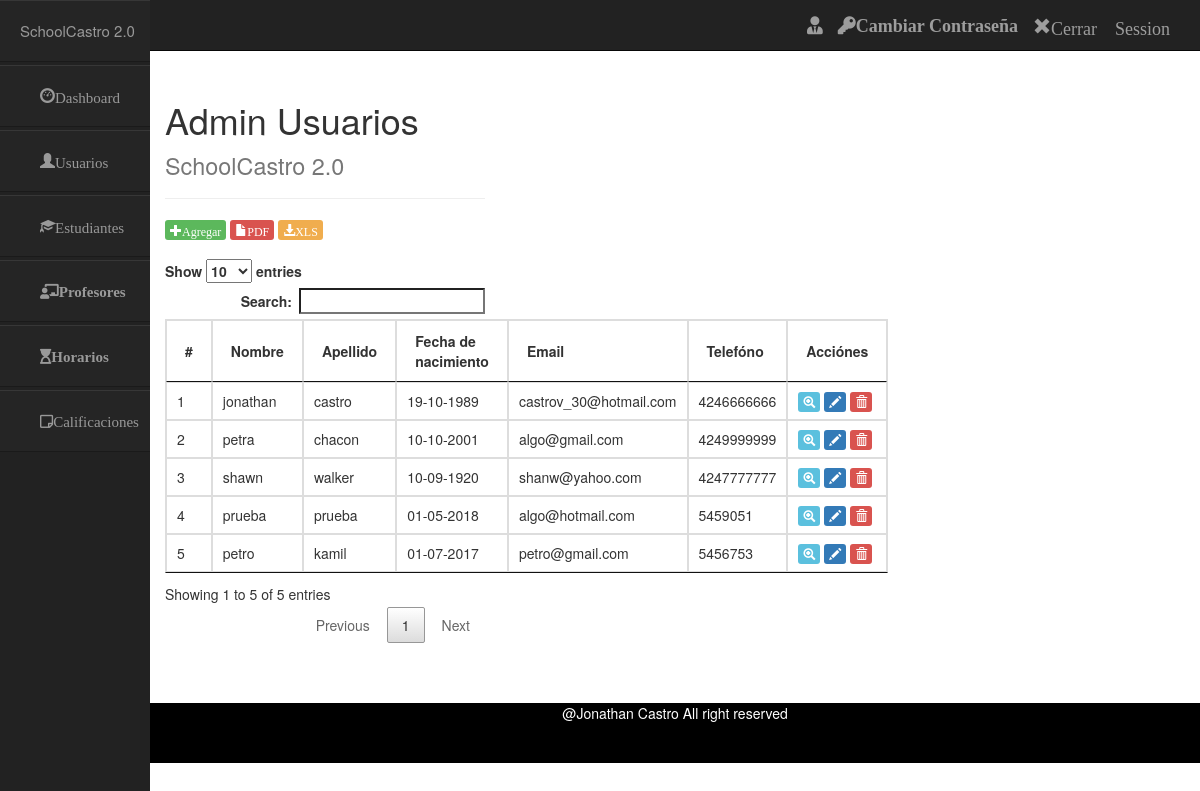
/index.php/usuarios_controller, run on an earlier commit of the app's database.
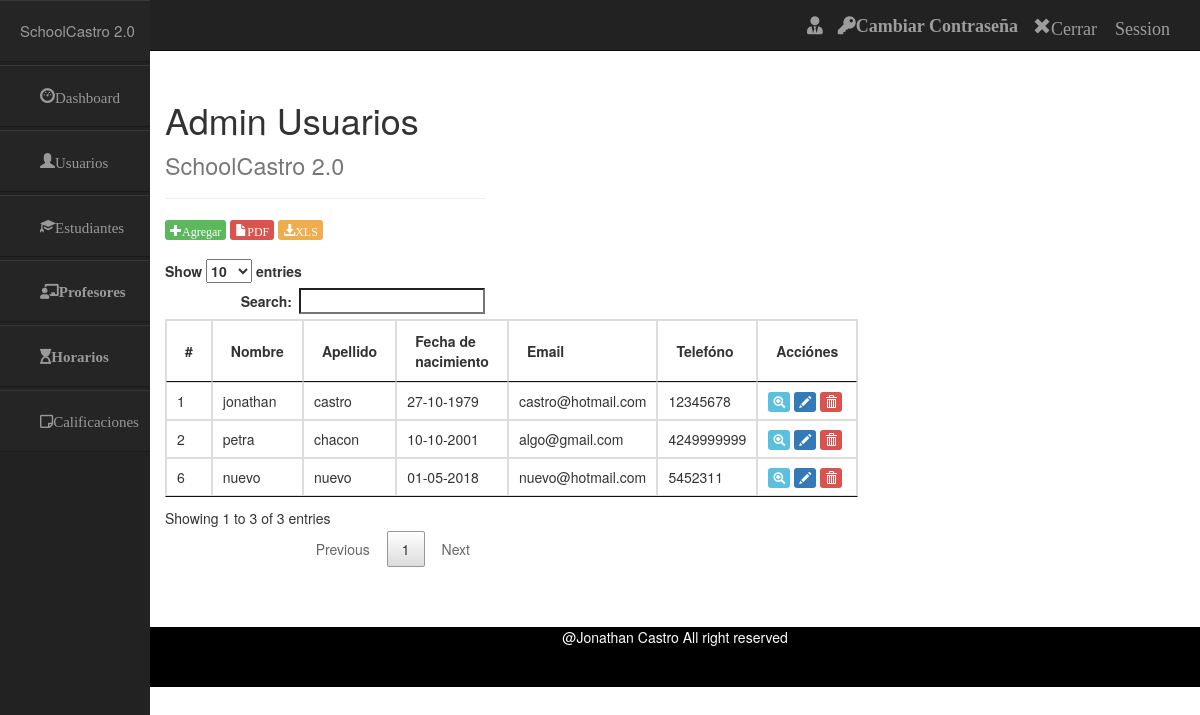
And on a later commit of the database.
### tables this page shows
CREATE TABLE `usuarios` (
  `id` int(50) NOT NULL,
  `nombre` varchar(50) NOT NULL,
  `apellido` varchar(50) NOT NULL,
  `nacimiento` varchar(50) NOT NULL,
  `email` varchar(50) NOT NULL,
  `telefono` bigint(50) NOT NULL,
  `usuario` varchar(50) NOT NULL,
  `contrasena` varchar(50) NOT NULL
);

### application/controllers/Usuarios_controller.php (called while the page is built, shortened)
<?php
class Usuarios_controller extends CI_Controller {
	public function index()
	{
		$data['usuario'] = $this->session->userdata('usuario');
		$data['contrasena'] = $this->session->userdata('contrasena');
		$data['datos'] = $this->usuarios_model->seleccionarUsuarios();
		$this->load->view('include/header');
		$this->load->view('include/navbar',$data);
		$this->load->view('include/sidebar');
		$this->load->view('admin/usuarios',$data);
		$this->load->view('include/footer');
	}
}

### index.php (called while the page is built, shortened)
<?php
require_once BASEPATH.'core/CodeIgniter.php';

### application/models/Usuarios_model.php (called while the page is built, shortened)
<?php
class Usuarios_model extends CI_Model {
	public function seleccionarUsuarios()
	{
		$sql = "SELECT id,nombre,apellido,nacimiento,email,telefono
		 from usuarios";
		$query = $this->db->query($sql);
		return $query->result();
	}
}

### application/views/admin/usuarios.php (the view, shortened to what this page needs)
<br>
<br>
<br>
	<div class="row col-md-4 col-md-offset-4">
		<div class="page-header">
  			<h1>Admin Usuarios <small>SchoolCastro 2.0</small></h1>
		</div>
		<div>
			<a ><span class="btn-success btn-xs glyphicon glyphicon-plus" data-toggle="modal" data-target="#login-modal" id="">Agregar</span></a>
			<a  href="<?php echo base_url();?>index.php/usuarios_controller/reporteUsuarios"><span class="btn-danger  btn-xs glyphicon glyphicon-file">PDF</span></a>
			<a  href="<?php echo base_url();?>index.php/usuarios_controller/reporte"><span class="btn-warning  btn-xs glyphicon glyphicon-download-alt">XLS</span></a>
		</div>
		<br>
		<table id="tabla" class="table-responsive table-hover table-bordered" >
	                    <thead>
	                        <tr>
	                            <th >#</th>
	                            <th >Nombre</th>
	                            <th >Apellido</th>
	                            <th >Fecha de nacimiento</th>
	                            <th >Email</th>
	                            <th >Telefóno</th>
	                            <th >Acciónes</th>
			                 </tr>
			               </thead>
			 <tbody>
			<?php
		foreach ($datos as $dato) {
			?>
		<tr>
		<td><?php echo $dato->id ?> </td>
		<td><?php echo $dato->nombre ?> </td>
		<td><?php echo $dato->apellido ?> </td>
		<td><?php echo $dato->nacimiento ?> </td>
		<td><?php echo $dato->email ?> </td>
		<td><?php echo $dato->telefono ?> </td>
		<td >
		<a href="<?php echo base_url();?>index.php/usuarios_controller/ver"><span class="btn-info btn-xs glyphicon glyphicon-zoom-in" data-toggle="ver" title="Ver"></span></a>
		 <a  href="<?php echo base_url("index.php/usuarios_controller/editar/$dato->id") ?>" ><span class="btn-primary btn-xs glyphicon glyphicon-pencil" data-toggle="editar" title="Editar"></span></a>
		 <a id="eliminar"  href="<?php echo base_url("index.php/usuarios_controller/eliminar/$dato->id") ?>" ><span class="btn-danger btn-xs glyphicon glyphicon-trash" data-toggle="eliminar" title="Eliminar"></span></a>
		</td>
		</tr>
		<?php
		}
		?>
	</tbody>
</table>
<br>
<br>
<br>
</div>

### application/views/include/header.php (shortened to what this page needs)
<!DOCTYPE html>
<html lang="en">
<head>
	<link rel="stylesheet" type="text/css" href="<?php echo base_url();?>assets/css/bootstrap.min.css">
	<link rel="stylesheet" type="text/css" href="<?php echo base_url();?>assets/css/styles_login.css">
	<link rel="stylesheet" type="text/css" href="<?php echo base_url();?>assets/css/styles_sidebar.css">
	<link rel="stylesheet" type="text/css" href="<?php echo base_url();?>assets/css/styles_footer.css">
	<link rel="stylesheet" type="text/css" href="<?php echo base_url();?>assets/css/styles_modal.css">
	<link rel="stylesheet" type="text/css" href="<?php echo base_url();?>assets/css/fullcalendar.css">
	<link rel="stylesheet" type="text/css" href="<?php echo base_url();?>assets/css/fullcalendar.print.css" media='print'>
 	<link rel="stylesheet" type="text/css" href="<?php echo base_url();?>assets/css/fontawesome-all.css">
	<link rel="stylesheet" type="text/css" href="<?php echo base_url();?>assets/css/jquery-ui.css">
	<link rel="stylesheet" type="text/css" href="<?php echo base_url();?>assets/css/jquery.dataTables.min.css">
</head>
<body>

### application/views/include/navbar.php (shortened to what this page needs)
<nav class="navbar navbar-inverse navbar-fixed-top" role="navigation">
       <div class="container">
           <div class="collapse navbar-collapse" id="bs-example-navbar-collapse-1">
               <ul class="nav navbar-nav navbar-right">
                   <li>
                        <a class="navbar-brand fas fa-user-tie"><?php echo $usuario; ?></a>
                   </li>
                   <li>
                        <a class="navbar-brand fas fa-key" href="<?php echo base_url();?>index.php/login_controller/adminPass">Cambiar Contraseña</a>
                   </li>
                    <li>
                        <a class="navbar-brand glyphicon glyphicon-remove" href="<?php echo base_url();?>index.php/login_controller/cerrarSession">Cerrar Session</a>
                   </li>
               </ul>
           </div>
       </div>
   </nav>

### application/views/include/sidebar.php
<div id="wrapper" class="active">
      <div id="sidebar-wrapper">
      <ul id="sidebar_menu" class="sidebar-nav">
           <li class="sidebar-brand"><a id="menu-toggle" href="#">SchoolCastro 2.0</a></li>
      </ul>
        <ul class="sidebar-nav" id="sidebar">
                    <li class="sidebar-brand">
                        <a href="<?php echo base_url();?>index.php/dashboard_controller">
                            <span class="glyphicon glyphicon-dashboard" >Dashboard</span>
                        </a>
                    </li>
                    <li class="sidebar-brand">
                        <a href="<?php echo base_url();?>index.php/usuarios_controller">
                            <span class="glyphicon glyphicon-user">Usuarios</span>
                        </a>
                    </li>
                    <li class="sidebar-brand">
                        <a href="<?php echo base_url();?>index.php/estudiantes_controller">
                            <span class="glyphicon glyphicon-education">Estudiantes</span>
                        </a>
                    </li>
                      <li class="sidebar-brand">
                        <a href="<?php echo base_url();?>index.php/profesores_controller">
                            <span class="fas fa-chalkboard-teacher">Profesores</span>
                        </a>
                      </li>
                      <li class="sidebar-brand">
                        <a href="<?php echo base_url();?>index.php/horarios_controller">
                            <span class="fas fa-hourglass-start">Horarios</span>
                        </a>
                      </li>
                        <li class="sidebar-brand">
                        <a href="<?php echo base_url();?>index.php/calificaciones_controller">
                            <span class="far fa-sticky-note"">Calificaciones</span>
                        </a>
                      </li>
        </ul>
      </div>

### application/views/include/footer.php (shortened to what this page needs)
	<div class="footer  col-md-12  text-center">
		<footer>@Jonathan Castro All right reserved</footer>
	</div>
</body>
</html>

### assets/css/styles_sidebar.css (style rules this page uses)
.row { margin-left:0px; margin-right:0px; }
#wrapper { padding-left: 70px; transition: all .4s ease 0s; height: 100% }
#sidebar-wrapper { margin-left: -150px; left: 70px; width: 150px; background: #222; position: fixed; height: 100%; z-index: 10000; transition: all .4s ease 0s; }
.sidebar-nav { display: block; float: left; width: 150px; list-style: none; margin: 0; padding: 0; }
#wrapper.active { padding-left: 150px; }
#wrapper.active #sidebar-wrapper { left: 150px; }
#sidebar_menu li a, .sidebar-nav li a { color: #999; display: block; float: left; text-decoration: none; width: 150px; background: #252525; border-top: 1px solid #373737; border-bottom: 1px solid #1A1A1A; -webkit-transition: background .5s; -moz-transition: background .5s; -o-transition: background .5s; -ms-transition: background .5s; transition: background .5s; }
.sidebar-nav li { line-height: 40px; text-indent: 20px; }
.sidebar-nav li a { color: #999999; display: block; text-decoration: none; }
.sidebar-nav > .sidebar-brand { height: 65px; line-height: 60px; font-size: 15px; }
.sidebar-nav > .sidebar-brand a { color: #999999; }

### assets/css/styles_footer.css (style rules this page uses)
.footer { background-color: black; color: white; padding-bottom: 40px; }

What changed in the data, as far as the page shows it:
removed usuarios: id "3", nombre "shawn", apellido "walker", nacimiento "10-09-1920", email "shanw@yahoo.com", telefono "4247777777"
removed usuarios: id "4", nombre "prueba", apellido "prueba", nacimiento "01-05-2018", email "algo@hotmail.com", telefono "5459051"
removed usuarios: id "5", nombre "petro", apellido "kamil", nacimiento "01-07-2017", email "petro@gmail.com", telefono "5456753"
changed usuarios "jonathan": nacimiento "19-10-1989" → "27-10-1979"; email "castrov_30@hotmail.com" → "castro@hotmail.com"; telefono "4246666666" → "12345678"
added usuarios: id "6", nombre "nuevo", apellido "nuevo", nacimiento "01-05-2018", email "nuevo@hotmail.com", telefono "5452311"
Also different on the page:
text written by a page script: "Show entries Search: Showing 1 to 5 of 5 entries Previous 1 Next" → "Show entries Search: Showing 1 to 3 of 3 entries Previous 1 Next"
